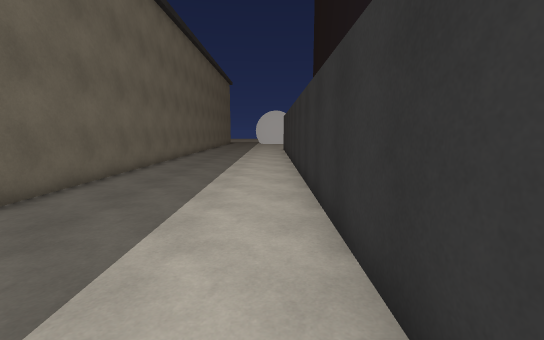
[1] (above)

21 first-person views from a walk through a Unity game level. The camera is 1.5 m above the floor, tilts 8° down and sees 90° across. The floor is counted in squares, 1 m on a side. Each view is taken from the middle of a square. On the plan, view 1 faces up. The plan holds only what a view shows up to about 14 squares ahead; the rest is blank. The place goes on beyond the plan. Surface patterns are stand-ins for the level's own textures.

[2]
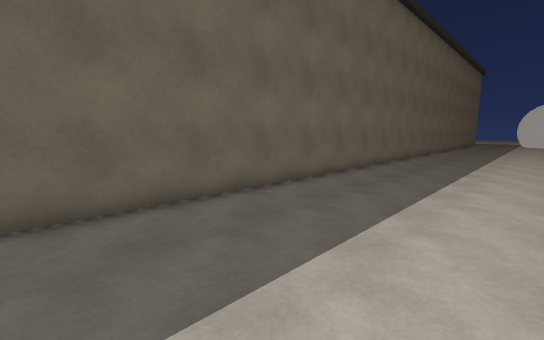

[3]
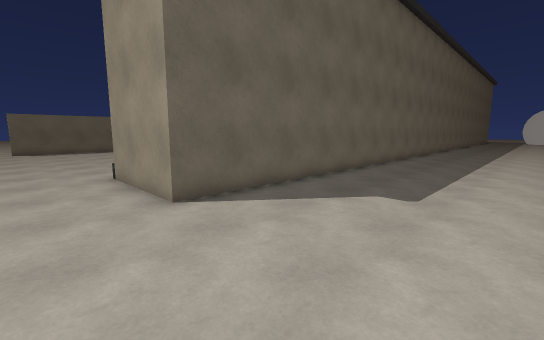

[4]
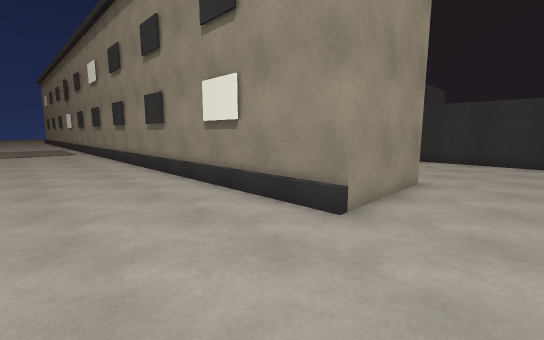

[5]
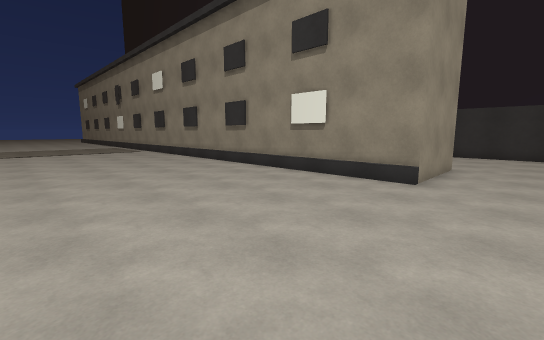

[6]
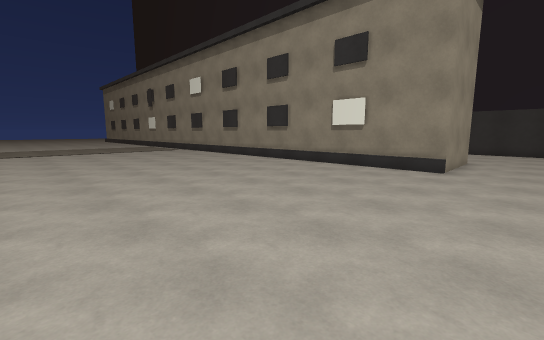

[7]
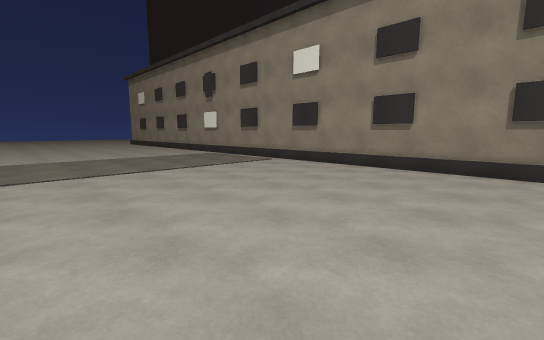

[8]
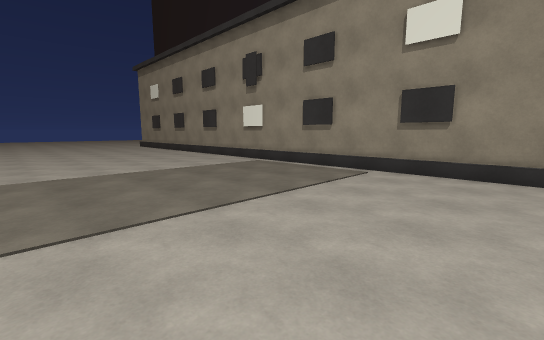

[9]
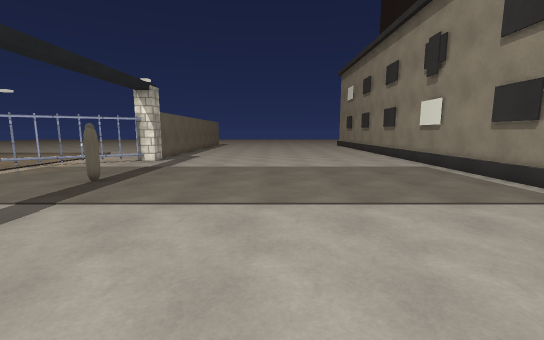

[10]
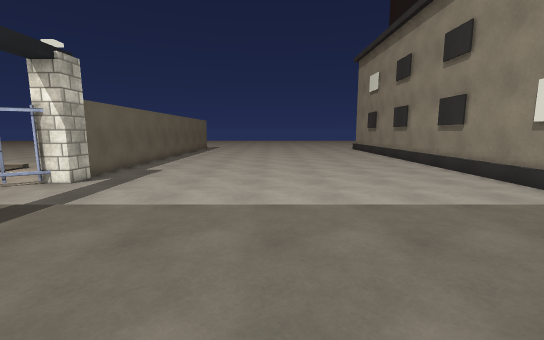

[11]
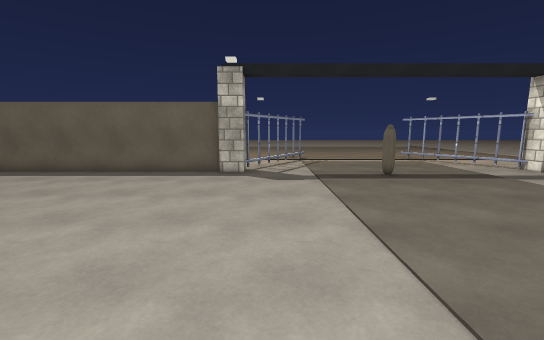

[12]
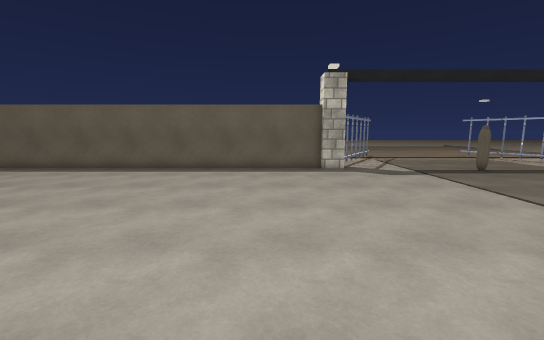

[13]
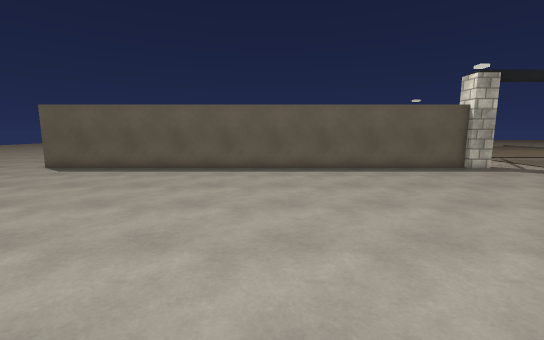

[14]
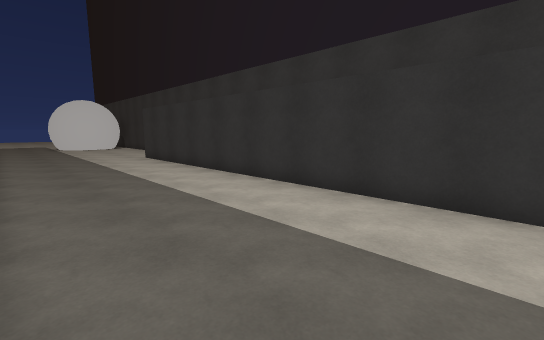

[15]
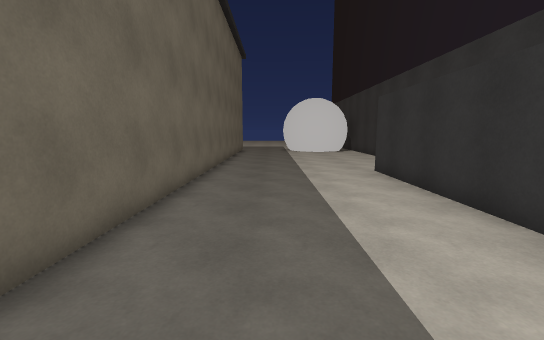

[16]
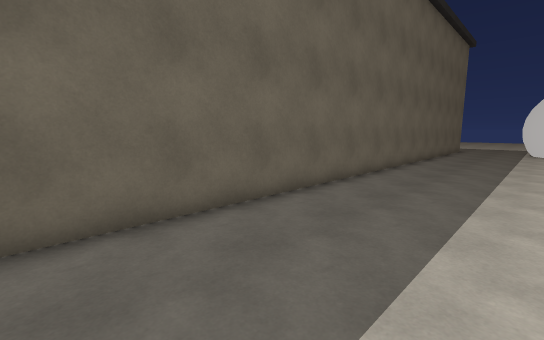

[17]
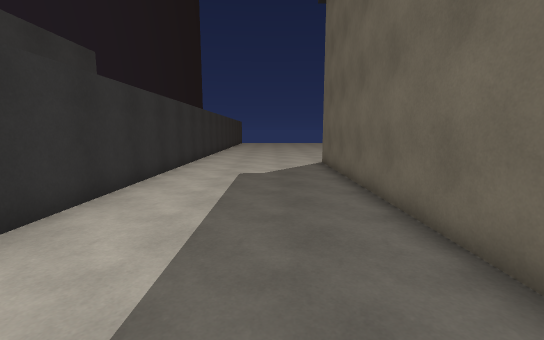

[18]
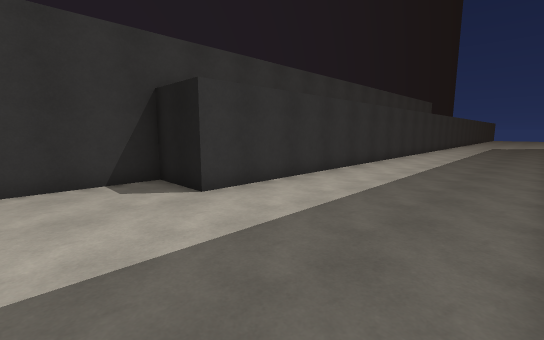

[19]
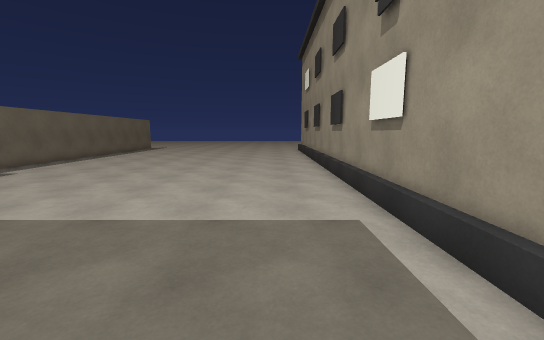

[20]
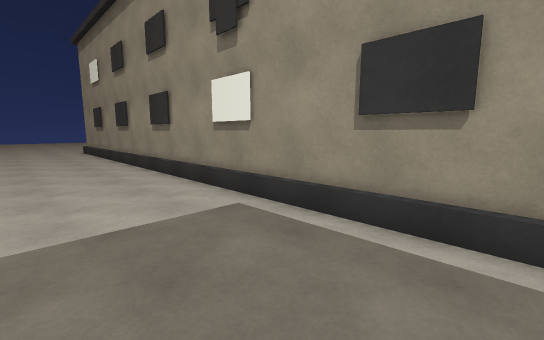

[21]
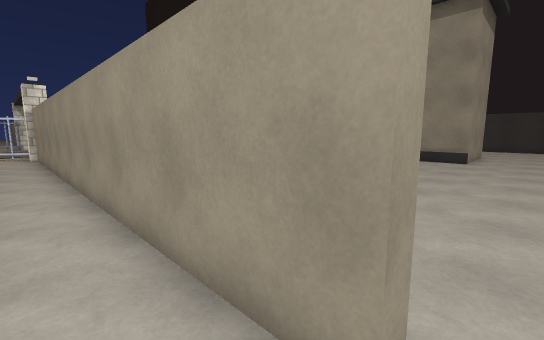

### Floor plan
Key: @ floor where view 1 was taken; # wall or solid block; . floor; / step, stairs or slope; O other object.
Columns run from 26 left of view 1 to 4 right of it. Each row starts with its distance up from view 1.
 27    #............/#  #.........#
 26    #............/#  #.........#
 25    #............/#  #.........#
 24    #............/#  #.........#
 23    #............/#  #......####
 22    #............/#  #......#
 21 ..OO............/#  #......#
 20 .###............/#  #......#
 19 .#............../#  #......#
 18 ................/#  #......#
 17 ................/#  #......#
 16 ................/#  #......#
 15 ................/#  #......#
 14 ....O.........../#  #......#
 13 ................/#  #......#
 12 ................/#  #......#
 11 ................/#  #......#
 10 .#............../#  #......#
  9 .###............/#  #......#
  8  .OO............/#  #......#
  7  .##............/#  #......#
  6  .##............/#  #......#
  5  .##............/#  #......#
  4  .##............/#  #......#
  3  .##............/#  #......#
  2  .##............/#  #......#
  1  .##............/#  #......#
  0  .##............/#  #.....@#
 -1  .##............/#  #......#
 -2  .##............/#  #......#
 -3  .##............/#  #......#
 -4  .##............/#  #......#
 -5  .##............/#  #......#
 -6  .##............/#  #......#
 -7  .##............/####......#
 -8  .##.......................#
 -9   ##.......................#
-10  ..........................#

Where each view was taken, in squares from view 1:
view 1: 0 up, 0 right, facing up
view 2: 1 down, 0 right, facing up-left
view 3: 10 down, 0 right, facing up-left
view 4: 10 down, 14 left, facing up-right
view 5: 10 down, 18 left, facing up-right
view 6: 10 down, 21 left, facing up-right
view 7: 1 up, 21 left, facing up-right
view 8: 7 up, 20 left, facing up-right
view 9: 6 up, 17 left, facing up
view 10: 12 up, 17 left, facing up
view 11: 10 up, 13 left, facing left
view 12: 6 up, 12 left, facing left
view 13: 0 up, 12 left, facing left
view 14: 7 up, 5 left, facing up-right
view 15: 13 up, 3 left, facing up
view 16: 12 up, 1 left, facing up-left
view 17: 6 up, 3 left, facing down
view 18: 27 up, 5 left, facing down-right
view 19: 13 up, 12 left, facing up
view 20: 13 up, 14 left, facing up-right
view 21: 10 down, 25 left, facing up-right
